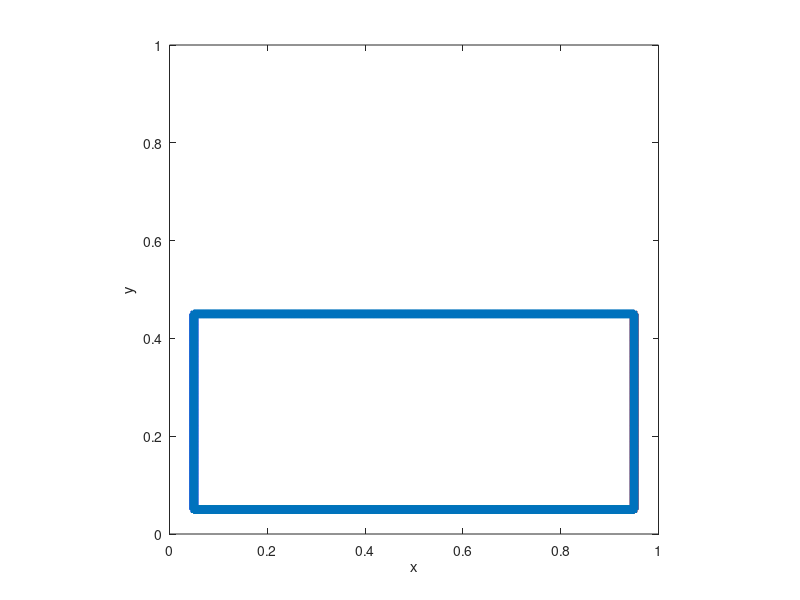

This figure's MATLAB source:
%-------------------------------------------------------------------------------------------------------------------%
%
% IB2d is an Immersed Boundary Code (IB) for solving fully coupled non-linear 
% 	fluid-structure interaction models. This version of the code is based off of
%	Peskin's Immersed Boundary Method Paper in Acta Numerica, 2002.
%
% Author: Nicholas A. Battista
% Email:  nick.battista@unc.edu
% Date Created: September 9th, 2016
% Institution: UNC-CH
%
% This code is capable of creating Lagrangian Structures using:
% 	1. Springs
% 	2. Beams (*torsional springs)
% 	3. Target Points
%	4. Muscle-Model (combined Force-Length-Velocity model, "HIll+(Length-Tension)")
%
% One is able to update those Lagrangian Structure parameters, e.g., spring constants, resting %%	lengths, etc
% 
% There are a number of built in Examples, mostly used for teaching purposes. 
% 
% If you would like us %to add a specific muscle model, please let Nick (nick.battista@unc.edu) know.
%
%--------------------------------------------------------------------------------------------------------------------%

%%%%%%%%%%%%%%%%%%%%%%%%%%%%%%%%%%%%%%%%%%%%%%%%%%%%%%%%%%%%%%%%%%%%%%%%%%%%%%%%%%%%%%
%
% FUNCTION: creates the geometry and prints associated input files
%
%%%%%%%%%%%%%%%%%%%%%%%%%%%%%%%%%%%%%%%%%%%%%%%%%%%%%%%%%%%%%%%%%%%%%%%%%%%%%%%%%%%%%%

function Make_Tub_Geometry_and_Initial_Concentration()

%
% Grid Parameters (MAKE SURE MATCHES IN input2d !!!)
%
Nx = 512;       % # of Eulerian Grid Pts. in x-Direction (MUST BE EVEN!!!)
Ny = 256;        % # of Eulerian Grid Pts. in y-Direction (MUST BE EVEN!!!)
Lx = 1.0;        % Length of Eulerian Grid in x-Direction
dx = Lx/Nx;      % Grid spatial resolution

%
% Immersed Structure Geometric / Dynamic Parameters %
%
ds = 0.25*dx;              % Lagrangian Pt. Spacing (2x resolution of Eulerian grid)
struct_name = 'boussinesq'; % Name for .vertex, .spring, etc files. (must match what's in 'input2d')


% Call function to construct geometry
[xLag,yLag,Concentration,inds] = give_Me_Immsersed_Boundary_Geometry_and_Concentration(ds,Nx,Ny,Lx,dx);

size(Concentration)

% Plot Geometry to test
plot(xLag,yLag,'r-'); hold on;
plot(xLag,yLag,'*'); hold on;
xlabel('x'); ylabel('y');
axis square;

xLag = dx/2:dx/2:Lx-dx/2;
yLag = 0.01*ones(1,length(xLag));
yLag2 = 0.49*ones(1,length(xLag));

xLag = [xLag xLag];
yLag = [yLag yLag2];

% Prints .vertex file!
print_Lagrangian_Vertices(xLag,yLag,struct_name);


% Prints .spring file!
%k_Spring = 2.5e4;                    % Spring stiffness (does not need to be equal for all springs)
%ds_Rest = 0.0;                       % Spring resting length (does not need to be equal for all springs)
%print_Lagrangian_Springs(xLag,yLag,k_Spring,ds_Rest,struct_name);


% Prints .beam file!
% k_Beam = 0.5;                      % Beam Stiffness (does not need to be equal for all beams)
% C = compute_Curvatures(xLag,yLag)  % Computes curvature of initial configuration
%print_Lagrangian_Beams(xLag,yLag,k_Beam,C,struct_name);


% Prints .target file!
k_Target = 1e7;
print_Lagrangian_Target_Pts(xLag,k_Target,struct_name);

% Prints .concentration file!
print_Concentration_Info(Nx,Ny,Concentration,struct_name);

% Print .mesh file where Boussinesq is on Eulerian Mesh
print_Boussinesq_Mesh(inds)

%%%%%%%%%%%%%%%%%%%%%%%%%%%%%%%%%%%%%%%%%%%%%%%%%%%%%%%%%%%%%%%%%%%%%%%%
%
% FUNCTION: prints VERTEX points to a file called 'struct_name'.vertex
%
%%%%%%%%%%%%%%%%%%%%%%%%%%%%%%%%%%%%%%%%%%%%%%%%%%%%%%%%%%%%%%%%%%%%%%%%

function print_Lagrangian_Vertices(xLag,yLag,struct_name)

    N = length(xLag); % Total # of Lag. Pts

    vertex_fid = fopen([struct_name '.vertex'], 'w');

    fprintf(vertex_fid, '%d\n', N );

    %Loops over all Lagrangian Pts.
    for s = 1:N
        X_v = xLag(s);
        Y_v = yLag(s);
        fprintf(vertex_fid, '%1.16e %1.16e\n', X_v, Y_v);
    end

    fclose(vertex_fid);


%%%%%%%%%%%%%%%%%%%%%%%%%%%%%%%%%%%%%%%%%%%%%%%%%%%%%%%%%%%%%%%%%%%%%%%%
%
% FUNCTION: prints BOUSSINESQ affected EULERIAN point indices
%           boussinesq.mesh
%
%%%%%%%%%%%%%%%%%%%%%%%%%%%%%%%%%%%%%%%%%%%%%%%%%%%%%%%%%%%%%%%%%%%%%%%%

function print_Boussinesq_Mesh(inds)

    N = length(inds(:,1)); % Total # of Affected Eulerian Pts

    bouss_fid = fopen('boussinesq.mesh', 'w');

    %Loops over all Lagrangian Pts.
    for s = 1:N
        xInd = inds(s,1);
        yInd = inds(s,2);
        fprintf(bouss_fid, '%d %d\n', xInd,yInd);
    end

    fclose(bouss_fid);
   
    
%%%%%%%%%%%%%%%%%%%%%%%%%%%%%%%%%%%%%%%%%%%%%%%%%%%%%%%%%%%%%%%%%%%%%%%%
%
% FUNCTION: prints SPRING points to a file called 'struct_name'.spring
%
%%%%%%%%%%%%%%%%%%%%%%%%%%%%%%%%%%%%%%%%%%%%%%%%%%%%%%%%%%%%%%%%%%%%%%%%

function print_Lagrangian_Springs(xLag,yLag,k_Spring,ds_Rest,struct_name)

    N = length(xLag);

    spring_fid = fopen([struct_name '.spring'], 'w');

    fprintf(spring_fid, '%d\n', N );    % Print # of springs 

    %SPRINGS BETWEEN VERTICES
    for s = 1:N
            if s < N         
                fprintf(spring_fid, '%d %d %1.16e %1.16e\n', s, s+1, k_Spring, ds_Rest);  
            else
                %Case s=N
                fprintf(spring_fid, '%d %d %1.16e %1.16e\n', s, 1,   k_Spring, ds_Rest);  
            end
    end
    fclose(spring_fid);     
    
    
    
%%%%%%%%%%%%%%%%%%%%%%%%%%%%%%%%%%%%%%%%%%%%%%%%%%%%%%%%%%%%%%%%%%%%%%%%
%
% FUNCTION: prints TARGET points to a file called 'struct_name'.vertex
%
%%%%%%%%%%%%%%%%%%%%%%%%%%%%%%%%%%%%%%%%%%%%%%%%%%%%%%%%%%%%%%%%%%%%%%%%

function print_Lagrangian_Target_Pts(xLag,k_Target,struct_name)

    N = length(xLag);

    target_fid = fopen([struct_name '.target'], 'w');

    fprintf(target_fid, '%d\n', N );

    %Loops over all Lagrangian Pts.
    for s = 1:N
        fprintf(target_fid, '%d %1.16e\n', s, k_Target);
    end

    fclose(target_fid); 
    
    
%%%%%%%%%%%%%%%%%%%%%%%%%%%%%%%%%%%%%%%%%%%%%%%%%%%%%%%%%%%%%%%%%%%%%%%%%%%%%%%%%%%%%
%
% FUNCTION: prints BEAM (Torsional Spring) points to a file called 'struct_name'.beam
%
%%%%%%%%%%%%%%%%%%%%%%%%%%%%%%%%%%%%%%%%%%%%%%%%%%%%%%%%%%%%%%%%%%%%%%%%%%%%%%%%%%%%%

function print_Lagrangian_Beams(xLag,yLag,k_Beam,C,struct_name)

    % k_Beam: beam stiffness
    % C: beam curvature
    
    N = length(xLag); % NOTE: Total number of beams = Number of Total Lag Pts. - 2

    beam_fid = fopen([struct_name '.beam'], 'w');

    fprintf(beam_fid, '%d\n', N );

    %spring_force = kappa_spring*ds/(ds^2);

    %BEAMS BETWEEN VERTICES
    for s = 2:N-1
            if  s <= N-1         
                fprintf(beam_fid, '%d %d %d %1.16e %1.16e\n',s-1, s, s+1, k_Beam, C(s) );  
            else
                %Case s=N
                fprintf(beam_fid, '%d %d %d %1.16e %1.16e\n',s-1, s, 1,   k_Beam, C(s) );  
            end
    end
    fclose(beam_fid); 
   
    
%%%%%%%%%%%%%%%%%%%%%%%%%%%%%%%%%%%%%%%%%%%%%%%%%%%%%%%%%%%%%%%%%%%%%%%%
%
% FUNCTION: prints CONCENTRATION INFO to file called
%           'struct_name'.concentration
%
%%%%%%%%%%%%%%%%%%%%%%%%%%%%%%%%%%%%%%%%%%%%%%%%%%%%%%%%%%%%%%%%%%%%%%%%
    
function print_Concentration_Info(Nx,Ny,C,struct_name)

    con_fid = fopen([struct_name '.concentration'], 'w');


    for i=1:Ny
        for j=1:Nx
            fprintf(con_fid, '%1.16e ', C(i,j) );
        end
        fprintf(con_fid,'\n');
    end    
    
    
%%%%%%%%%%%%%%%%%%%%%%%%%%%%%%%%%%%%%%%%%%%%%%%%%%%%%%%%%%%%%%%%%%%%%%%%
%
% FUNCTION: computes "curvature" of starting configuration
% 
% NOTE: not curvature in the traditional geometric sense, in the 'discrete'
% sense through cross product.
%
% NOTE: assumes a CLOSED structure
%
%%%%%%%%%%%%%%%%%%%%%%%%%%%%%%%%%%%%%%%%%%%%%%%%%%%%%%%%%%%%%%%%%%%%%%%%

function C = compute_Curvatures(xLag,yLag)

N = length(xLag);
C = zeros( N );

%Note: needs to be done same order as you print .beam file!
for i=1:N
   
   % Pts Xp -> Xq -> Xr (same as beam force calc.)
   
   if ( (i > 1) && (i < N) )
   
        Xp = xLag(i-1); Xq = xLag(i); Xr = xLag(i+1);
        Yp = yLag(i-1); Yq = yLag(i); Yr = yLag(i+1);
   
   elseif (i==1)
       
        Xp = xLag(N); Xq = xLag(i); Xr = xLag(i+1);
        Yp = yLag(N); Yq = yLag(i); Yr = yLag(i+1);
       
   elseif (i==N)
       
        Xp = xLag(N-1); Xq = xLag(N); Xr = xLag(1);
        Yp = yLag(N-1); Yq = yLag(N); Yr = yLag(1);
       
   end
       
   C(i) = (Xr-Xq)*(Yq-Yp) - (Yr-Yq)*(Xq-Xp); %Cross product btwn vectors
      
end
 





%%%%%%%%%%%%%%%%%%%%%%%%%%%%%%%%%%%%%%%%%%%%%%%%%%%%%%%%%%%%%%%%%%%
%
% FUNCTION: gives initial concentration gradient inside channel
%
%%%%%%%%%%%%%%%%%%%%%%%%%%%%%%%%%%%%%%%%%%%%%%%%%%%%%%%%%%%%%%%%%%%

function [C,inds] = give_Me_Initial_Concentration(Lx,Nx,Ny,dx,buffx,buffy)

%WHERE OUTER TUBE LIES
%xMin = 0.15; xMax = 0.45;
%yMin = 0.85; yMax = 1.15;

%xMin = buffx; xMax = Lx-buffx;
xMin = 0; xMax = Lx;

%yMin = buffy; yMax = Lx/2-buffy;
yMin = 0; yMax = Lx/2;

% xMin = 0; xMax = Lx;
% yMin = 0; yMax = Lx;

xMid = (xMin+xMax)/2;
yMid = (yMin+yMax)/2;

xDiff = (xMax-xMin)/2;
yDiff = (yMax-yMin)/2;

x=linspace(0,Lx,Nx);
y=linspace(0,Lx/2,Ny);
inds = give_Me_Indices_To_Apply_Force(x,y,xMin,xMax,yMin,yMax);

%inds(1:length(inds(:,1))/2,:)
%inds(length(inds(:,1))/2+1:end,:)

C = ones(Ny,Nx);
for i=1:length( inds(:,1) )
    xInd = inds(i,1);
    yInd = inds(i,2);
    xPt = x(xInd);
    yPt = y(yInd);
    %C(xInd,yInd ) = (-0.5/yDiff^2)*( (yPt-yMid) - yDiff )*( (yPt-yMid) + yDiff ) +  (-0.5/xDiff^2)*( (xPt-xMid) - xDiff )*( (xPt-xMid) + xDiff ); %1.0;
    %C(yInd,xInd ) = (-1.0/xDiff^2)*( (xPt-xMid) - xDiff )*( (xPt-xMid) + xDiff ); %1.0;
    
    %C(yInd,xInd) = 0.5*(tanh(80.0*(yPt-0.25*Lx-0.001*cos(pi*xPt)))+1);
    if yPt > (0.25+0.025*sin(10*pi*xPt))
        C(yInd,xInd) = 0;
    else
        C(yInd,xInd) = 1;
    end
%     if yPt >= Lx/2+1*dx
%         C(yInd,xInd) = 1;
%     elseif yPt <= Lx/2-1*dx;
%         C(yInd,xInd) = 0;
%     else
%         C(yInd,xInd) = 0.5;
%     end

end


%%%%%%%%%%%%%%%%%%%%%%%%%%%%%%%%%%%%%%%%%%%%%%%%%%%%%%%%%%%%%%%%%%%%%%
%
% FUNCTION: computes indices for placing initial concentration 
%
%%%%%%%%%%%%%%%%%%%%%%%%%%%%%%%%%%%%%%%%%%%%%%%%%%%%%%%%%%%%%%%%%%%%%%%

function inds = give_Me_Indices_To_Apply_Force(x,y,xMin,xMax,yMin,yMax)

j=1; noMinYet = 1;
while noMinYet
    
    if ( x(j) >= xMin )
        iX_min = j;
        noMinYet = 0;
    end
    j=j+1;
end

j=length(x); noMaxYet = 1;
while noMaxYet
    
    if ( x(j) <= xMax )
        iX_max = j;
        noMaxYet = 0;
    end
    j=j-1;
end

j=1; noMinYet = 1;
while noMinYet
    
    if ( y(j) >= yMin )
        iY_min = j;
        noMinYet = 0;
    end
    j=j+1;
end

j=length(y); noMaxYet = 1;
while noMaxYet
    
    if ( y(j) <= yMax )
        iY_max = j;
        noMaxYet = 0;
    end
    j=j-1;
end

iX_Vec = iX_min:1:iX_max;
iY_Vec = iY_min:1:iY_max;

n = 1;
for i=1:length(iX_Vec)
    for j=1:length(iY_Vec)
        inds(n,1) = iX_Vec(i);
        inds(n,2) = iY_Vec(j);
        n = n+1; 
    end
end





    
%%%%%%%%%%%%%%%%%%%%%%%%%%%%%%%%%%%%%%%%%%%%%%%%%%%%%%%%%%%%%%%%%%%%%%%%%
%
% FUNCTION: creates the Lagrangian structure geometry
%
%%%%%%%%%%%%%%%%%%%%%%%%%%%%%%%%%%%%%%%%%%%%%%%%%%%%%%%%%%%%%%%%%%%%%%%%%
 
function [xLag,yLag,C,inds] = give_Me_Immsersed_Boundary_Geometry_and_Concentration(ds,Nx,Ny,Lx,dx)
 
% ds: Lagrangian pt. spacing
% Nx: Eulerian grid resolution

Buffx = 0.05*Lx;
Buffy = 0.05*Lx;

fprintf('\nThis is the buffer on x and y, respectively: %d and %d\n',Buffx,Buffy);

ySide = Buffy:ds:Lx/2-Buffy;
xLeft = Buffx*ones(1,length(ySide));
xRight= (Lx-Buffx)*ones(1,length(ySide));

xBottom = Buffx+ds:ds:Lx-Buffx-ds;
yBottom = Buffy*ones(1,length(xBottom));
yTop = (Lx/2-Buffy)*ones(1,length(xBottom));

xLag = [xLeft xBottom xRight xBottom];
yLag = [ySide yBottom ySide yTop];

plot(xLeft,ySide,'b*'); hold on;
plot(xBottom,yBottom,'g*'); hold on;
plot(xRight,ySide,'r*'); hold on;
axis([0 Lx 0 Lx]); 
 
[C,inds] = give_Me_Initial_Concentration(Lx,Nx,Ny,dx,Buffx,Buffy);
